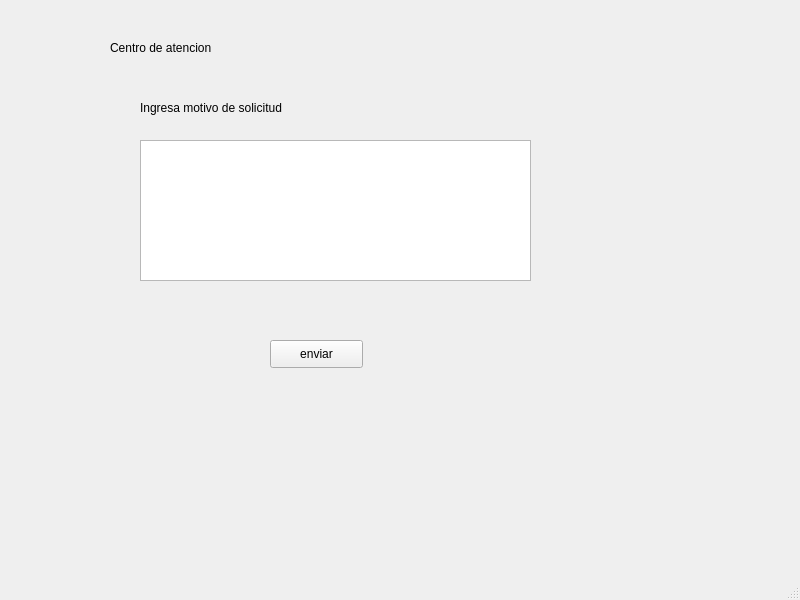
<?xml version="1.0" encoding="UTF-8"?>
<ui version="4.0">
 <class>MainWindow</class>
 <widget class="QMainWindow" name="MainWindow">
  <property name="geometry">
   <rect>
    <x>0</x>
    <y>0</y>
    <width>800</width>
    <height>600</height>
   </rect>
  </property>
  <property name="windowTitle">
   <string>MainWindow</string>
  </property>
  <widget class="QWidget" name="centralwidget">
   <widget class="QLabel" name="label">
    <property name="geometry">
     <rect>
      <x>110</x>
      <y>40</y>
      <width>131</width>
      <height>16</height>
     </rect>
    </property>
    <property name="text">
     <string>Centro de atencion</string>
    </property>
   </widget>
   <widget class="QTextEdit" name="textEdit">
    <property name="geometry">
     <rect>
      <x>140</x>
      <y>140</y>
      <width>391</width>
      <height>141</height>
     </rect>
    </property>
   </widget>
   <widget class="QLabel" name="label_2">
    <property name="geometry">
     <rect>
      <x>140</x>
      <y>100</y>
      <width>181</width>
      <height>16</height>
     </rect>
    </property>
    <property name="text">
     <string>Ingresa motivo de solicitud</string>
    </property>
   </widget>
   <widget class="QPushButton" name="pushButton">
    <property name="geometry">
     <rect>
      <x>270</x>
      <y>340</y>
      <width>93</width>
      <height>28</height>
     </rect>
    </property>
    <property name="text">
     <string>enviar</string>
    </property>
   </widget>
  </widget>
  <widget class="QMenuBar" name="menubar">
   <property name="geometry">
    <rect>
     <x>0</x>
     <y>0</y>
     <width>800</width>
     <height>26</height>
    </rect>
   </property>
  </widget>
  <widget class="QStatusBar" name="statusbar"/>
 </widget>
 <resources/>
 <connections/>
</ui>
